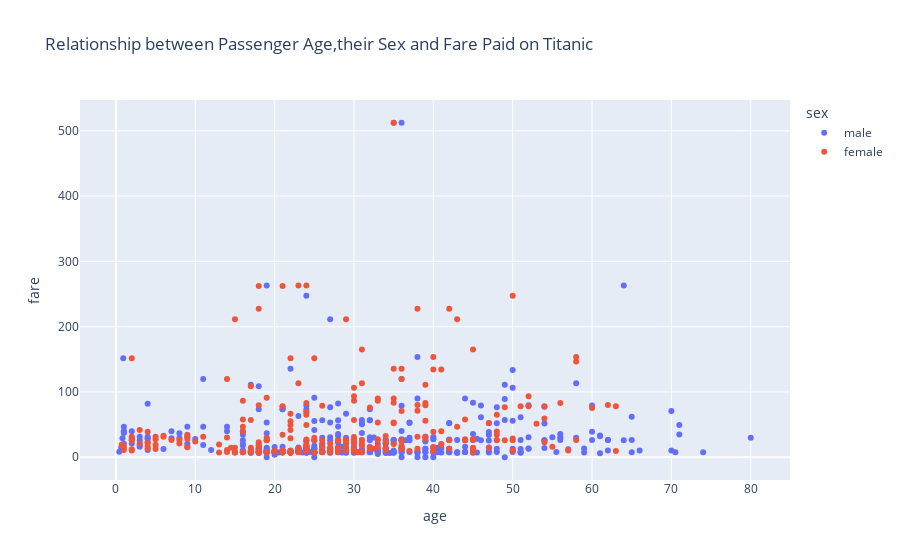

The notebook cell saved with this chart:
### Markdown cell above
---
## 1. Scatter Plot

### Code cell
fig = px.scatter(df, x='age', y='fare',color='sex',title='Relationship between Passenger Age,their Sex and Fare Paid on Titanic')
fig.show()

### Figure 1 — Plotly figure (JSON) as saved in the notebook; plotly's stock layout.template omitted (floating-point values rounded to 4 significant figures; data arrays with more than 128 entries replaced by an {"elided": "..."} marker saying what was removed)
{"data": [{"hovertemplate": "sex=male<br>age=%{x}<br>fare=%{y}<extra></extra>", "legendgroup": "male", "marker": {"color": "#636efa", "symbol": "circle"}, "mode": "markers", "name": "male", "orientation": "v", "showlegend": true, "type": "scatter", "x": {"elided": "577 float values"}, "xaxis": "x", "y": {"elided": "577 float values"}, "yaxis": "y"}, {"hovertemplate": "sex=female<br>age=%{x}<br>fare=%{y}<extra></extra>", "legendgroup": "female", "marker": {"color": "#EF553B", "symbol": "circle"}, "mode": "markers", "name": "female", "orientation": "v", "showlegend": true, "type": "scatter", "x": {"elided": "314 float values"}, "xaxis": "x", "y": {"elided": "314 float values"}, "yaxis": "y"}], "layout": {"legend": {"title": {"text": "sex"}, "tracegroupgap": 0}, "title": {"text": "Relationship between Passenger Age,their Sex and Fare Paid on Titanic"}, "xaxis": {"anchor": "y", "domain": [0, 1], "title": {"text": "age"}}, "yaxis": {"anchor": "x", "domain": [0, 1], "title": {"text": "fare"}}}}
